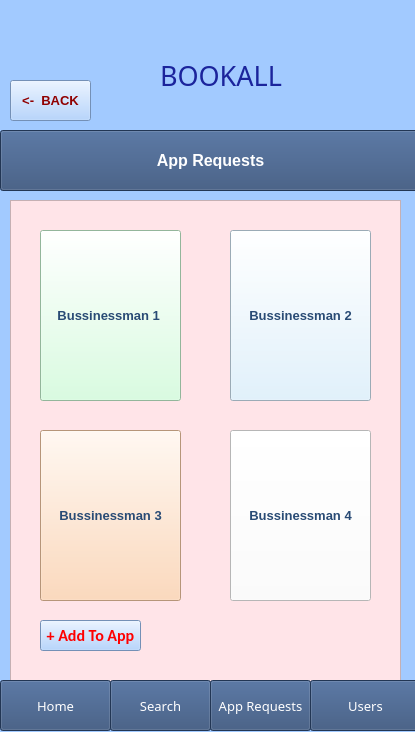
<?xml version="1.0" encoding="UTF-8"?>
<ui version="4.0">
 <class>Form</class>
 <widget class="QWidget" name="Form">
  <property name="geometry">
   <rect>
    <x>0</x>
    <y>0</y>
    <width>415</width>
    <height>732</height>
   </rect>
  </property>
  <property name="windowTitle">
   <string>Form</string>
  </property>
  <widget class="QPushButton" name="Ptiseis_3">
   <property name="geometry">
    <rect>
     <x>0</x>
     <y>130</y>
     <width>421</width>
     <height>61</height>
    </rect>
   </property>
   <property name="font">
    <font>
     <pointsize>12</pointsize>
     <weight>75</weight>
     <bold>true</bold>
    </font>
   </property>
   <property name="styleSheet">
    <string notr="true">background-color: rgb(0, 170, 255);
background-color: rgb(48, 76, 118);
color: rgb(255, 255, 255);</string>
   </property>
   <property name="text">
    <string>App Requests</string>
   </property>
  </widget>
  <widget class="QScrollArea" name="scrollArea">
   <property name="geometry">
    <rect>
     <x>-1</x>
     <y>-1</y>
     <width>421</width>
     <height>741</height>
    </rect>
   </property>
   <property name="styleSheet">
    <string notr="true">background-color: rgb(162, 202, 255);</string>
   </property>
   <property name="widgetResizable">
    <bool>true</bool>
   </property>
   <widget class="QWidget" name="scrollAreaWidgetContents">
    <property name="geometry">
     <rect>
      <x>0</x>
      <y>0</y>
      <width>419</width>
      <height>739</height>
     </rect>
    </property>
    <widget class="QListWidget" name="listWidget_3">
     <property name="geometry">
      <rect>
       <x>10</x>
       <y>200</y>
       <width>391</width>
       <height>511</height>
      </rect>
     </property>
     <property name="font">
      <font>
       <pointsize>12</pointsize>
       <weight>75</weight>
       <bold>true</bold>
      </font>
     </property>
     <property name="layoutDirection">
      <enum>Qt::LeftToRight</enum>
     </property>
     <property name="styleSheet">
      <string notr="true">background-color: rgb(255, 228, 232);
color: rgb(41, 75, 117);


</string>
     </property>
     <item>
      <property name="text">
       <string/>
      </property>
     </item>
    </widget>
    <widget class="QPushButton" name="Diamoni_10">
     <property name="geometry">
      <rect>
       <x>0</x>
       <y>680</y>
       <width>111</width>
       <height>51</height>
      </rect>
     </property>
     <property name="font">
      <font>
       <family>Arial Rounded MT Bold</family>
       <pointsize>10</pointsize>
       <weight>50</weight>
       <bold>false</bold>
      </font>
     </property>
     <property name="styleSheet">
      <string notr="true">background-color: rgb(0, 170, 255);
background-color: rgb(48, 76, 118);
color: rgb(255, 255, 255);</string>
     </property>
     <property name="text">
      <string>Home</string>
     </property>
     <property name="default">
      <bool>false</bool>
     </property>
     <property name="flat">
      <bool>false</bool>
     </property>
    </widget>
    <widget class="QPushButton" name="Diamoni_11">
     <property name="geometry">
      <rect>
       <x>110</x>
       <y>680</y>
       <width>101</width>
       <height>51</height>
      </rect>
     </property>
     <property name="font">
      <font>
       <family>Arial Rounded MT Bold</family>
       <pointsize>10</pointsize>
       <weight>50</weight>
       <bold>false</bold>
      </font>
     </property>
     <property name="styleSheet">
      <string notr="true">background-color: rgb(0, 170, 255);
background-color: rgb(48, 76, 118);
color: rgb(255, 255, 255);</string>
     </property>
     <property name="text">
      <string>Search</string>
     </property>
     <property name="default">
      <bool>false</bool>
     </property>
     <property name="flat">
      <bool>false</bool>
     </property>
    </widget>
    <widget class="QPushButton" name="Diamoni_12">
     <property name="geometry">
      <rect>
       <x>210</x>
       <y>680</y>
       <width>101</width>
       <height>51</height>
      </rect>
     </property>
     <property name="font">
      <font>
       <family>Arial Rounded MT Bold</family>
       <pointsize>10</pointsize>
       <weight>50</weight>
       <bold>false</bold>
      </font>
     </property>
     <property name="styleSheet">
      <string notr="true">background-color: rgb(0, 170, 255);
background-color: rgb(48, 76, 118);
color: rgb(255, 255, 255);</string>
     </property>
     <property name="text">
      <string>App Requests</string>
     </property>
     <property name="default">
      <bool>false</bool>
     </property>
     <property name="flat">
      <bool>false</bool>
     </property>
    </widget>
    <widget class="QPushButton" name="Diamoni_13">
     <property name="geometry">
      <rect>
       <x>310</x>
       <y>680</y>
       <width>111</width>
       <height>51</height>
      </rect>
     </property>
     <property name="font">
      <font>
       <family>Arial Rounded MT Bold</family>
       <pointsize>10</pointsize>
       <weight>50</weight>
       <bold>false</bold>
      </font>
     </property>
     <property name="styleSheet">
      <string notr="true">background-color: rgb(0, 170, 255);
background-color: rgb(48, 76, 118);
color: rgb(255, 255, 255);</string>
     </property>
     <property name="text">
      <string>Users</string>
     </property>
     <property name="default">
      <bool>false</bool>
     </property>
     <property name="flat">
      <bool>false</bool>
     </property>
    </widget>
    <widget class="QLabel" name="BOOKALL_2">
     <property name="geometry">
      <rect>
       <x>160</x>
       <y>50</y>
       <width>171</width>
       <height>51</height>
      </rect>
     </property>
     <property name="font">
      <font>
       <family>Forte</family>
       <pointsize>20</pointsize>
       <weight>50</weight>
       <bold>false</bold>
      </font>
     </property>
     <property name="styleSheet">
      <string notr="true">background-color: rgb(162, 202, 255);
color: rgb(27, 36, 156);

</string>
     </property>
     <property name="text">
      <string>BOOKALL</string>
     </property>
    </widget>
    <widget class="QPushButton" name="pushButton_7">
     <property name="geometry">
      <rect>
       <x>40</x>
       <y>230</y>
       <width>141</width>
       <height>171</height>
      </rect>
     </property>
     <property name="font">
      <font>
       <pointsize>10</pointsize>
       <weight>75</weight>
       <bold>true</bold>
      </font>
     </property>
     <property name="layoutDirection">
      <enum>Qt::LeftToRight</enum>
     </property>
     <property name="styleSheet">
      <string notr="true">color: rgb(41, 75, 117);
background-color: rgb(206, 255, 217);</string>
     </property>
     <property name="text">
      <string>Bussinessman 1 </string>
     </property>
    </widget>
    <widget class="QPushButton" name="pushButton_8">
     <property name="geometry">
      <rect>
       <x>230</x>
       <y>230</y>
       <width>141</width>
       <height>171</height>
      </rect>
     </property>
     <property name="font">
      <font>
       <pointsize>10</pointsize>
       <weight>75</weight>
       <bold>true</bold>
      </font>
     </property>
     <property name="layoutDirection">
      <enum>Qt::LeftToRight</enum>
     </property>
     <property name="styleSheet">
      <string notr="true">color: rgb(41, 75, 117);
background-color: rgb(217, 240, 255);</string>
     </property>
     <property name="text">
      <string>Bussinessman 2</string>
     </property>
    </widget>
    <widget class="QPushButton" name="pushButton_9">
     <property name="geometry">
      <rect>
       <x>40</x>
       <y>430</y>
       <width>141</width>
       <height>171</height>
      </rect>
     </property>
     <property name="font">
      <font>
       <pointsize>10</pointsize>
       <weight>75</weight>
       <bold>true</bold>
      </font>
     </property>
     <property name="layoutDirection">
      <enum>Qt::LeftToRight</enum>
     </property>
     <property name="styleSheet">
      <string notr="true">color: rgb(41, 75, 117);
background-color: rgb(255, 208, 169);</string>
     </property>
     <property name="text">
      <string>Bussinessman 3</string>
     </property>
    </widget>
    <widget class="QPushButton" name="pushButton_10">
     <property name="geometry">
      <rect>
       <x>230</x>
       <y>430</y>
       <width>141</width>
       <height>171</height>
      </rect>
     </property>
     <property name="font">
      <font>
       <pointsize>10</pointsize>
       <weight>75</weight>
       <bold>true</bold>
      </font>
     </property>
     <property name="layoutDirection">
      <enum>Qt::LeftToRight</enum>
     </property>
     <property name="styleSheet">
      <string notr="true">color: rgb(41, 75, 117);
background-color: rgb(255, 255, 255);</string>
     </property>
     <property name="text">
      <string>Bussinessman 4</string>
     </property>
    </widget>
    <widget class="QPushButton" name="pushButton">
     <property name="geometry">
      <rect>
       <x>40</x>
       <y>620</y>
       <width>101</width>
       <height>31</height>
      </rect>
     </property>
     <property name="font">
      <font>
       <family>Calibri</family>
       <pointsize>12</pointsize>
       <weight>75</weight>
       <bold>true</bold>
      </font>
     </property>
     <property name="styleSheet">
      <string notr="true">color: rgb(255, 0, 0);</string>
     </property>
     <property name="text">
      <string>+ Add To App</string>
     </property>
    </widget>
    <widget class="QPushButton" name="pushButton_2">
     <property name="geometry">
      <rect>
       <x>10</x>
       <y>80</y>
       <width>81</width>
       <height>41</height>
      </rect>
     </property>
     <property name="font">
      <font>
       <pointsize>10</pointsize>
       <weight>75</weight>
       <bold>true</bold>
      </font>
     </property>
     <property name="styleSheet">
      <string notr="true">color: rgb(144, 0, 0);</string>
     </property>
     <property name="text">
      <string>&lt;-  BACK</string>
     </property>
    </widget>
    <zorder>listWidget_3</zorder>
    <zorder>Diamoni_13</zorder>
    <zorder>Diamoni_12</zorder>
    <zorder>Diamoni_11</zorder>
    <zorder>Diamoni_10</zorder>
    <zorder>BOOKALL_2</zorder>
    <zorder>pushButton_7</zorder>
    <zorder>pushButton_8</zorder>
    <zorder>pushButton_9</zorder>
    <zorder>pushButton_10</zorder>
    <zorder>pushButton</zorder>
    <zorder>pushButton_2</zorder>
   </widget>
  </widget>
  <zorder>scrollArea</zorder>
  <zorder>Ptiseis_3</zorder>
 </widget>
 <resources/>
 <connections/>
</ui>
